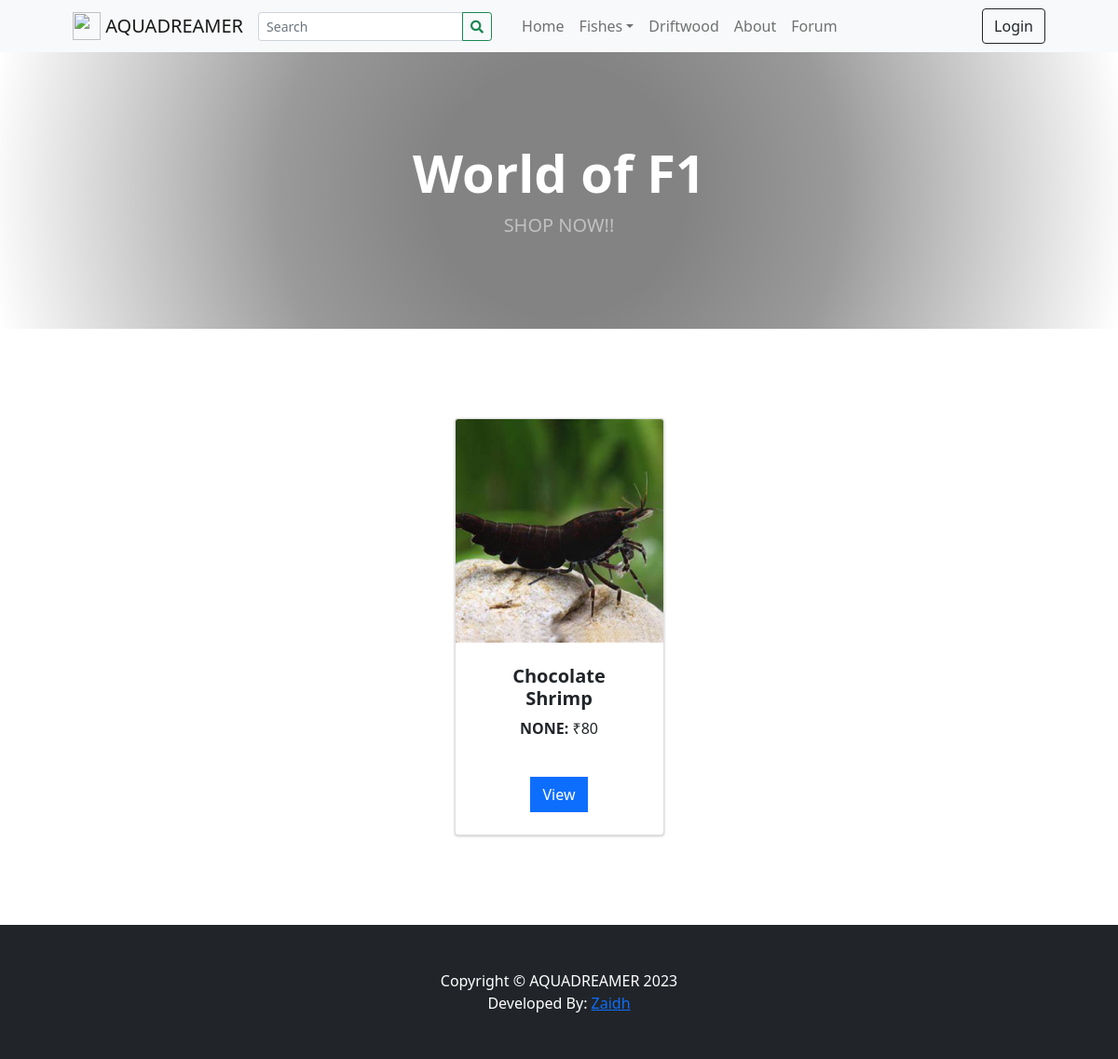
The page / on the database its author committed.
### tables this page shows
CREATE TABLE `categories` (
  `id` int(30) NOT NULL,
  `category` varchar(250) NOT NULL,
  `description` text DEFAULT NULL,
  `status` tinyint(1) NOT NULL DEFAULT 1,
  `date_created` datetime NOT NULL DEFAULT current_timestamp()
);

CREATE TABLE `products` (
  `id` int(30) NOT NULL,
  `category_id` int(30) NOT NULL,
  `sub_category_id` int(30) NOT NULL,
  `product_name` varchar(250) NOT NULL,
  `description` text NOT NULL,
  `status` tinyint(1) NOT NULL DEFAULT 1,
  `date_created` datetime NOT NULL DEFAULT current_timestamp()
);

### classes/DBConnection.php (called while the page is built, shortened)
<?php
class DBConnection{
    private $host = DB_SERVER;
    private $username = DB_USERNAME;
    private $password = DB_PASSWORD;
    private $database = DB_NAME;
    public $conn;
    public function __construct(){
        if (!isset($this->conn)) {
            $this->conn = new mysqli($this->host, $this->username, $this->password, $this->database);
        }
    }
}
?>

### classes/SystemSettings.php (called while the page is built, shortened)
<?php
class SystemSettings extends DBConnection{
	function info($field=''){
		if(!empty($field)){
			if(isset($_SESSION['system_info'][$field]))
				return $_SESSION['system_info'][$field];
			else
				return false;
		}else{
			return false;
		}
	}
}
$_settings = new SystemSettings();
?>

### config.php (called while the page is built, shortened)
<?php
require_once('classes/DBConnection.php');
require_once('classes/SystemSettings.php');
function validate_image($file){
	if(!empty($file)){
		if(is_file(base_app.$file)){
			return base_url.$file;
		}else{
			return base_url.'dist/img/no-image-available.png';
		}
	}else{
		return base_url.'dist/img/no-image-available.png';
	}
}
?>

### inc/topBarNav.php (the view, shortened to what this page needs)
<nav class="navbar navbar-expand-lg navbar-light bg-light">
            <div class="container px-4 px-lg-5 ">
                <a class="navbar-brand" href="./">
                <img src="<?php echo validate_image($_settings->info('logo')) ?>" width="30" height="30" class="d-inline-block align-top" alt="" loading="lazy">
                <?php echo $_settings->info('short_name') ?>
                </a>
                <form class="form-inline" id="search-form">
                  <div class="input-group">
                    <input class="form-control form-control-sm form " type="search" placeholder="Search" aria-label="Search" name="search"  value="<?php echo isset($_GET['search']) ? $_GET['search'] : "" ?>"  aria-describedby="button-addon2">
                    <div class="input-group-append">
                      <button class="btn btn-outline-success btn-sm m-0" type="submit" id="button-addon2"><i class="fa fa-search"></i></button>
                    </div>
                  </div>
                </form>
                <div class="collapse navbar-collapse" id="navbarSupportedContent">
                    <ul class="navbar-nav me-auto mb-2 mb-lg-0 ms-lg-4">
                        <li class="nav-item"><a class="nav-link" aria-current="page" href="./">Home</a></li>
                        <?php
                        $cat_qry = $conn->query("SELECT * FROM categories where status = 1 ");
                        while($crow = $cat_qry->fetch_assoc()):
                          $sub_qry = $conn->query("SELECT * FROM sub_categories where status = 1 and parent_id = '{$crow['id']}' ");
                          if($sub_qry->num_rows <= 0):
                        ?>
                        <li class="nav-item"><a class="nav-link" aria-current="page" href="./?p=products&c=<?php echo md5($crow['id']) ?>"><?php echo $crow['category'] ?></a></li>
                        <?php else: ?>
                        <li class="nav-item dropdown">
                          <a class="nav-link dropdown-toggle" id="navbarDropdown<?php echo $crow['id'] ?>" href="#" role="button" data-toggle="dropdown" aria-expanded="false"><?php echo $crow['category'] ?></a></a>
                        </li>
                        <?php endif; ?>
                        <?php endwhile; ?>
                        <li class="nav-item"><a class="nav-link" href="./?p=about">About</a></li>
                        <li class="nav-item"><a class="nav-link"  href="http://localhost/F1HUB/chat.php">Forum</a></li>
                    </ul>
                    <div class="d-flex align-items-center">
                       <?php if(!isset($_SESSION['userdata']['id'])): ?>
                        <button class="btn btn-outline-dark ml-2" id="login-btn" type="button">Login</button>
                        <?php endif; ?>
                    </div>
                </div>
            </div>
        </nav>

### inc/header.php (shortened to what this page needs)
<head>
    <link rel="stylesheet" href="<?php echo base_url ?>plugins/fontawesome-free/css/all.min.css">
    <link rel="stylesheet" href="<?php echo base_url ?>plugins/tempusdominus-bootstrap-4/css/tempusdominus-bootstrap-4.min.css">
  <link rel="stylesheet" href="<?php echo base_url ?>plugins/datatables-bs4/css/dataTables.bootstrap4.min.css">
  <link rel="stylesheet" href="<?php echo base_url ?>plugins/datatables-responsive/css/responsive.bootstrap4.min.css">
  <link rel="stylesheet" href="<?php echo base_url ?>plugins/datatables-buttons/css/buttons.bootstrap4.min.css">
  <link rel="stylesheet" href="<?php echo base_url ?>plugins/select2/css/select2.min.css">
  <link rel="stylesheet" href="<?php echo base_url ?>plugins/select2-bootstrap4-theme/select2-bootstrap4.min.css">
    <link rel="stylesheet" href="<?php echo base_url ?>plugins/icheck-bootstrap/icheck-bootstrap.min.css">
    <link rel="stylesheet" href="<?php echo base_url ?>plugins/jqvmap/jqvmap.min.css">
    <link rel="stylesheet" href="<?php echo base_url ?>dist/css/adminlte.css">
    <link rel="stylesheet" href="<?php echo base_url ?>dist/css/custom.css">
    <link rel="stylesheet" href="<?php echo base_url ?>assets/css/styles.css">
    <link rel="stylesheet" href="<?php echo base_url ?>plugins/overlayScrollbars/css/OverlayScrollbars.min.css">
    <link rel="stylesheet" href="<?php echo base_url ?>plugins/daterangepicker/daterangepicker.css">
    <link rel="stylesheet" href="<?php echo base_url ?>plugins/summernote/summernote-bs4.min.css">
  <link rel="stylesheet" href="<?php echo base_url ?>plugins/sweetalert2-theme-bootstrap-4/bootstrap-4.min.css">
  </head>

### home.php
 <header class="bg-dark py-5" id="main-header">
    <div class="container px-4 px-lg-5 my-5">
        <div class="text-center text-white">
            <h1 class="display-4 fw-bolder">World of F1</h1>
            <p class="lead fw-normal text-white-50 mb-0">SHOP NOW!!</p>
        </div>
    </div>
</header>
<section class="py-5">
    <div class="container px-4 px-lg-5 mt-5">
        <div class="row gx-4 gx-lg-5 row-cols-md-3 row-cols-xl-4 justify-content-center">
            <?php
                $products = $conn->query("SELECT * FROM `products` where status = 1 order by rand() limit 8 ");
                while($row = $products->fetch_assoc()):
                    $upload_path = base_app.'/uploads/product_'.$row['id'];
                    $img = "";
                    if(is_dir($upload_path)){
                        $fileO = scandir($upload_path);
                        if(isset($fileO[2]))
                            $img = "uploads/product_".$row['id']."/".$fileO[2];
                    }
                    $inventory = $conn->query("SELECT * FROM inventory where product_id = ".$row['id']);
                    $inv = array();
                    while($ir = $inventory->fetch_assoc()){
                        $inv[$ir['size']] = number_format($ir['price']);
                    }
            ?>
            <div class="col mb-5">
                <div class="card h-100 product-item">
                    <img class="card-img-top w-100" src="<?php echo validate_image($img) ?>" alt="..." />
                    <div class="card-body p-4">
                        <div class="text-center">
                            <h5 class="fw-bolder"><?php echo $row['product_name'] ?></h5>
                            <?php foreach($inv as $k=> $v): ?>
                                <span><b><?php echo $k ?>: </b>&#x20b9;<?php echo $v ?></span>
                            <?php endforeach; ?>
                        </div>
                    </div>
                    <div class="card-footer p-4 pt-0 border-top-0 bg-transparent">
                        <div class="text-center">
                            <a class="btn btn-flat btn-primary "   href=".?p=view_product&id=<?php echo md5($row['id']) ?>">View</a>
                        </div>
                    </div>
                </div>
            </div>
            <?php endwhile; ?>
        </div>
    </div>
</section>

### inc/footer.php (shortened to what this page needs)
<footer class="py-5 bg-dark">
            <div class="container">
              <p class="m-0 text-center text-white">Copyright &copy; <?php echo $_settings->info('short_name') ?> 2023</p>
              <p class="m-0 text-center text-white">Developed By: <a href="mailto:zaidhsait2002@gmail.com">Zaidh</a></p>
          </div>
        </footer>

### rows shown on the page
categories: category "Fishes"
categories: category "Driftwood"
products: product_name "Chocolate Shrimp", k "NONE", v "80"

### other values the page prints
$_settings->info('short_name') "AQUADREAMER"
